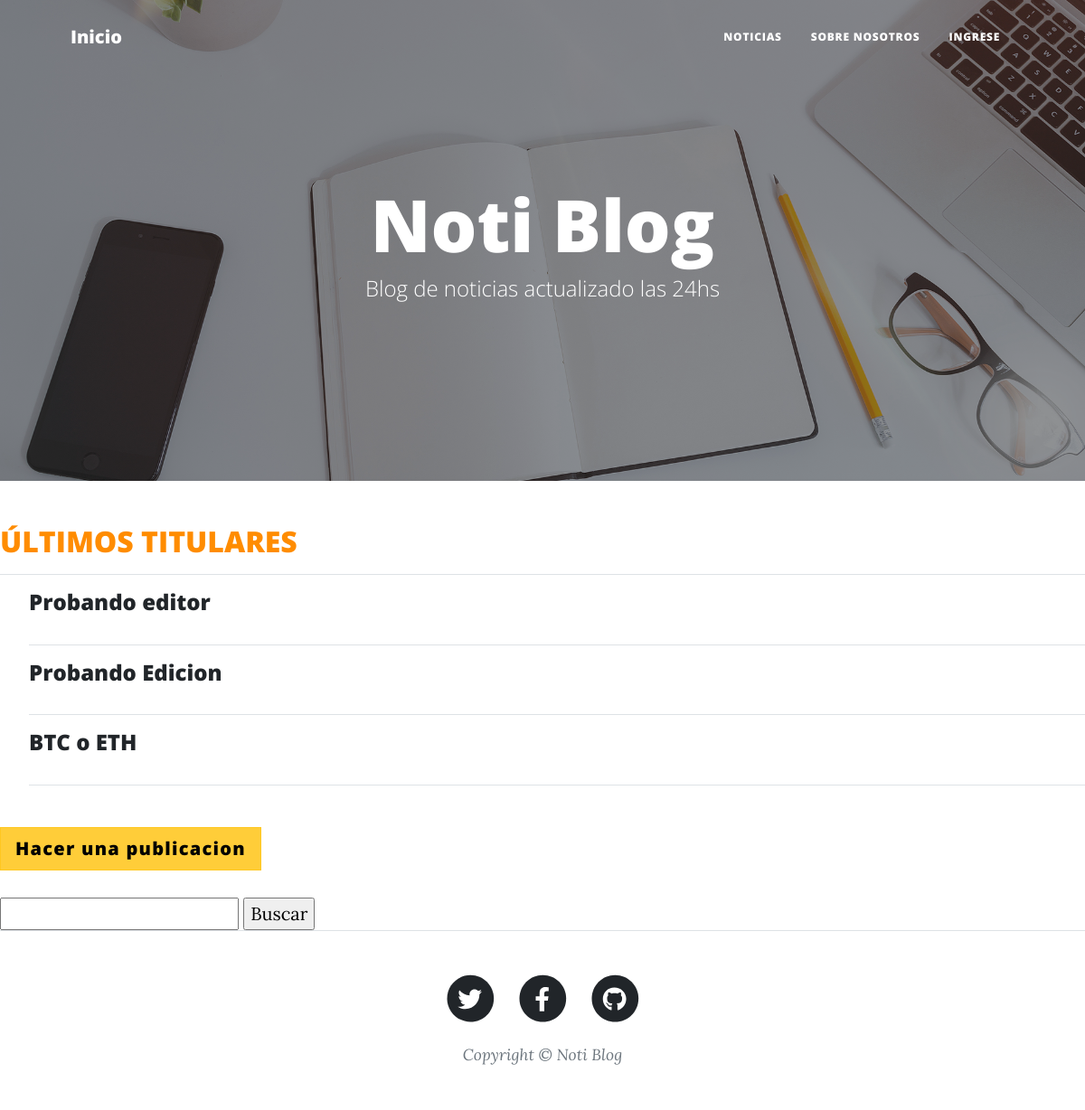
The app's page /PlayApp/publicaciones/ with its own data.
### PlayApp/models.py (models this page shows, shortened)
class Publicacion(models.Model):
    titulo = models.CharField(max_length=50, null=False, blank=False)
    autor = models.ForeignKey(settings.AUTH_USER_MODEL, on_delete=models.CASCADE)
    subtitulo = models.CharField(max_length=100, null=False, blank=False)
    noticia = RichTextField(max_length=5000)
    imagen = models.ImageField(upload_to=upload_location, null=False, blank=False)
    fecha_publi= models.DateTimeField(auto_now_add=True, verbose_name="fecha publicación")
    fecha_actualizacion = models.DateTimeField(auto_now=True, verbose_name="fecha actualización")
    slug = models.SlugField(blank=True, unique=True)

### PlayApp/views.py (the view)
# urls.py: path("publicaciones/", views.publicaciones, name = "Publicaciones"),
def publicaciones(request):
    publis = Publicacion.objects.all().order_by('-fecha_publi') [0:3]
    return render(request, "PlayApp/T04-publicaciones.html", {"publis": publis})

### PlayApp/Templates/PlayApp/T04-publicaciones.html
{% extends "PlayApp/T01-view.html" %}
{% load static %}
{% block ContenidoTemplate %}
<h2 style="color:darkorange">ÚLTIMOS TITULARES</h2><hr>
{% for object in publis %}
    <ul>
        <h4><a href="{% url 'Detalle Publicaciones' object.slug %}">{{object.titulo}}</a></h4>
        <p>{{object.nombre}}</p><hr>
    </ul>
{% endfor %}
<br><a  class="btn btn-warning btn-lg active" href="{% url 'Publicaciones Form' %}">Hacer una publicacion</a>
<form action="/PlayApp/busqueda_publicacion/" method="GET">
    <br><input type="text" name="titulo" id="titulo">
    <input type="submit" value="Buscar" span="glyphicon glyphicon-search">
</form>
{% endblock %}

### records on screen
Publicacion: titulo "Probando editor"
Publicacion: titulo "Probando Edicion"
Publicacion: titulo "BTC o ETH"
